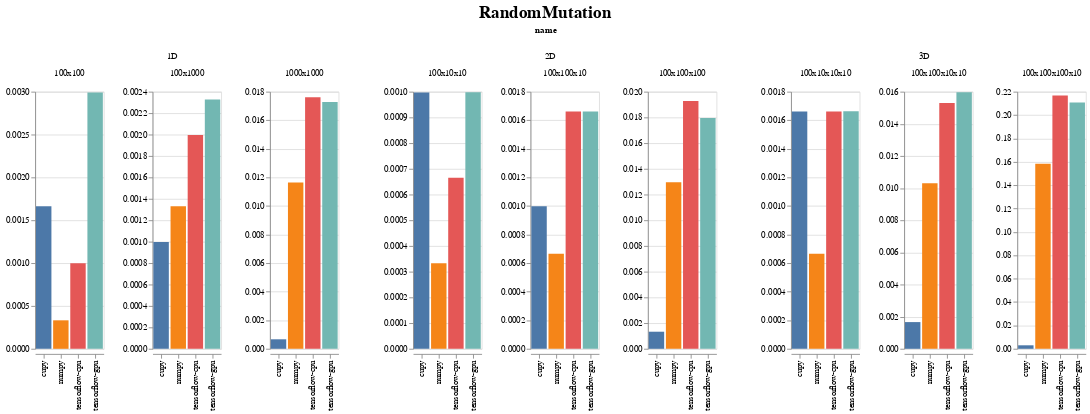

Here is the notebook cell this chart was saved with:
### Markdown cell above
# Evolution OPs

### Code cell
display_chart('RandomMutation')

### Figure 1 — Vega-Lite specification as saved in the notebook (floating-point values rounded to 4 significant figures)
{"config": {"view": {"continuousWidth": 400, "continuousHeight": 300}, "title": {"anchor": "middle", "fontSize": 20, "offset": 5, "orient": "top"}}, "data": {"name": "data-87141469ee6067c7ec2311aa26c59a95"}, "facet": {"column": {"type": "nominal", "field": "name"}}, "spec": {"mark": "bar", "encoding": {"color": {"type": "nominal", "field": "backend", "legend": null}, "column": {"type": "nominal", "field": "shape_str", "sort": {"field": "input_size", "order": "ascending"}, "title": ""}, "x": {"type": "nominal", "axis": {"title": ""}, "field": "backend"}, "y": {"type": "quantitative", "axis": {"title": ""}, "field": "avg_time", "sort": "-x"}}, "resolve": {"scale": {"y": "independent"}}, "title": ""}, "spacing": 50, "title": "RandomMutation", "$schema": "https://vega.github.io/schema/vega-lite/v4.0.2.json", "datasets": {"data-87141469ee6067c7ec2311aa26c59a95": [{"avg_time": 0.001662, "backend": "cupy", "evoflow_version": "0.4.1", "generations": 10, "group": "RandomMutation", "input_size": 10000, "max_time": 0.002992, "min_time": 0.0009971, "name": "1D", "num_runs": 3, "shape": [100, 100], "shape_str": "100x100", "std_time": 0.0009403, "system": {"os": {"name": "Windows", "version": "10.0.18362"}, "memory": {"unit": "MB", "used": 15815, "total": 65451}, "cpu": {"name": "Intel64 Family 6 Model 158 Stepping 10, GenuineIntel", "cores": 12, "freqency": 3696.0}, "python": {"numpy": "1.18.3", "tensorflow": {"visible_gpu": ["/physical_device:GPU:0"], "version": "2.2.0"}, "cupy": "7.2.0"}, "gpu": [{"memory": {"unit": "MB", "total": 11264, "used": 1475}, "temperature": {"unit": "C"}, "driver": "445.87", "index": "0", "name": "GeForce RTX 2080 Ti", "value": "60", "usage": "1"}]}, "test_name": "RandomMutation1D", "test_type": "OP", "ts": 1590167235}, {"avg_time": 0.002992, "backend": "tensorflow-gpu", "evoflow_version": "0.4.1", "generations": 10, "group": "RandomMutation", "input_size": 10000, "max_time": 0.007978, "min_time": 0.0, "name": "1D", "num_runs": 3, "shape": [100, 100], "shape_str": "100x100", "std_time": 0.003549, "system": {"os": {"name": "Windows", "version": "10.0.18362"}, "memory": {"unit": "MB", "used": 15765, "total": 65451}, "cpu": {"name": "Intel64 Family 6 Model 158 Stepping 10, GenuineIntel", "cores": 12, "freqency": 3696.0}, "python": {"numpy": "1.18.3", "tensorflow": {"visible_gpu": ["/physical_device:GPU:0"], "version": "2.2.0"}, "cupy": "7.2.0"}, "gpu": [{"memory": {"unit": "MB", "total": 11264, "used": 1471}, "temperature": {"unit": "C"}, "driver": "445.87", "index": "0", "name": "GeForce RTX 2080 Ti", "value": "58", "usage": "0"}]}, "test_name": "RandomMutation1D", "test_type": "OP", "ts": 1590167273}, {"avg_time": 0.0009973, "backend": "cupy", "evoflow_version": "0.4.1", "generations": 10, "group": "RandomMutation", "input_size": 10000, "max_time": 0.001995, "min_time": 0.0, "name": "2D", "num_runs": 3, "shape": [100, 10, 10], "shape_str": "100x10x10", "std_time": 0.0008143, "system": {"os": {"name": "Windows", "version": "10.0.18362"}, "memory": {"unit": "MB", "used": 15815, "total": 65451}, "cpu": {"name": "Intel64 Family 6 Model 158 Stepping 10, GenuineIntel", "cores": 12, "freqency": 3696.0}, "python": {"numpy": "1.18.3", "tensorflow": {"visible_gpu": ["/physical_device:GPU:0"], "version": "2.2.0"}, "cupy": "7.2.0"}, "gpu": [{"memory": {"unit": "MB", "total": 11264, "used": 1475}, "temperature": {"unit": "C"}, "driver": "445.87", "index": "0", "name": "GeForce RTX 2080 Ti", "value": "60", "usage": "1"}]}, "test_name": "RandomMutation2D", "test_type": "OP", "ts": 1590167235}, {"avg_time": 0.0006649, "backend": "tensorflow-cpu", "evoflow_version": "0.4.1", "generations": 10, "group": "RandomMutation", "input_size": 10000, "max_time": 0.0009973, "min_time": 0.0, "name": "2D", "num_runs": 3, "shape": [100, 10, 10], "shape_str": "100x10x10", "std_time": 0.0004701, "system": {"os": {"name": "Windows", "version": "10.0.18362"}, "memory": {"unit": "MB", "used": 15807, "total": 65451}, "cpu": {"name": "Intel64 Family 6 Model 158 Stepping 10, GenuineIntel", "cores": 12, "freqency": 3696.0}, "python": {"numpy": "1.18.3", "tensorflow": {"visible_gpu": [], "version": "2.2.0"}, "cupy": "7.2.0"}, "gpu": []}, "test_name": "RandomMutation2D", "test_type": "OP", "ts": 1590167261}, {"avg_time": 0.0009971, "backend": "tensorflow-cpu", "evoflow_version": "0.4.1", "generations": 10, "group": "RandomMutation", "input_size": 10000, "max_time": 0.0009973, "min_time": 0.0009971, "name": "1D", "num_runs": 3, "shape": [100, 100], "shape_str": "100x100", "std_time": 1.124e-07, "system": {"os": {"name": "Windows", "version": "10.0.18362"}, "memory": {"unit": "MB", "used": 15807, "total": 65451}, "cpu": {"name": "Intel64 Family 6 Model 158 Stepping 10, GenuineIntel", "cores": 12, "freqency": 3696.0}, "python": {"numpy": "1.18.3", "tensorflow": {"visible_gpu": [], "version": "2.2.0"}, "cupy": "7.2.0"}, "gpu": []}, "test_name": "RandomMutation1D", "test_type": "OP", "ts": 1590167261}, {"avg_time": 0.0003324, "backend": "numpy", "evoflow_version": "0.4.1", "generations": 10, "group": "RandomMutation", "input_size": 10000, "max_time": 0.0009971, "min_time": 0.0, "name": "1D", "num_runs": 3, "shape": [100, 100], "shape_str": "100x100", "std_time": 0.00047, "system": {"os": {"name": "Windows", "version": "10.0.18362"}, "memory": {"unit": "MB", "used": 15771, "total": 65451}, "cpu": {"name": "Intel64 Family 6 Model 158 Stepping 10, GenuineIntel", "cores": 12, "freqency": 3696.0}, "python": {"numpy": "1.18.3", "tensorflow": {"visible_gpu": ["/physical_device:GPU:0"], "version": "2.2.0"}, "cupy": "7.2.0"}, "gpu": []}, "test_name": "RandomMutation1D", "test_type": "OP", "ts": 1590167246}, {"avg_time": 0.0009974, "backend": "tensorflow-gpu", "evoflow_version": "0.4.1", "generations": 10, "group": "RandomMutation", "input_size": 10000, "max_time": 0.0009975, "min_time": 0.0009973, "name": "2D", "num_runs": 3, "shape": [100, 10, 10], "shape_str": "100x10x10", "std_time": 1.124e-07, "system": {"os": {"name": "Windows", "version": "10.0.18362"}, "memory": {"unit": "MB", "used": 15765, "total": 65451}, "cpu": {"name": "Intel64 Family 6 Model 158 Stepping 10, GenuineIntel", "cores": 12, "freqency": 3696.0}, "python": {"numpy": "1.18.3", "tensorflow": {"visible_gpu": ["/physical_device:GPU:0"], "version": "2.2.0"}, "cupy": "7.2.0"}, "gpu": [{"memory": {"unit": "MB", "total": 11264, "used": 1471}, "temperature": {"unit": "C"}, "driver": "445.87", "index": "0", "name": "GeForce RTX 2080 Ti", "value": "58", "usage": "0"}]}, "test_name": "RandomMutation2D", "test_type": "OP", "ts": 1590167273}, {"avg_time": 0.0003324, "backend": "numpy", "evoflow_version": "0.4.1", "generations": 10, "group": "RandomMutation", "input_size": 10000, "max_time": 0.0009973, "min_time": 0.0, "name": "2D", "num_runs": 3, "shape": [100, 10, 10], "shape_str": "100x10x10", "std_time": 0.0004701, "system": {"os": {"name": "Windows", "version": "10.0.18362"}, "memory": {"unit": "MB", "used": 15771, "total": 65451}, "cpu": {"name": "Intel64 Family 6 Model 158 Stepping 10, GenuineIntel", "cores": 12, "freqency": 3696.0}, "python": {"numpy": "1.18.3", "tensorflow": {"visible_gpu": ["/physical_device:GPU:0"], "version": "2.2.0"}, "cupy": "7.2.0"}, "gpu": []}, "test_name": "RandomMutation2D", "test_type": "OP", "ts": 1590167246}, {"avg_time": 0.002327, "backend": "tensorflow-gpu", "evoflow_version": "0.4.1", "generations": 10, "group": "RandomMutation", "input_size": 100000, "max_time": 0.002992, "min_time": 0.001995, "name": "1D", "num_runs": 3, "shape": [100, 1000], "shape_str": "100x1000", "std_time": 0.0004701, "system": {"os": {"name": "Windows", "version": "10.0.18362"}, "memory": {"unit": "MB", "used": 15765, "total": 65451}, "cpu": {"name": "Intel64 Family 6 Model 158 Stepping 10, GenuineIntel", "cores": 12, "freqency": 3696.0}, "python": {"numpy": "1.18.3", "tensorflow": {"visible_gpu": ["/physical_device:GPU:0"], "version": "2.2.0"}, "cupy": "7.2.0"}, "gpu": [{"memory": {"unit": "MB", "total": 11264, "used": 1471}, "temperature": {"unit": "C"}, "driver": "445.87", "index": "0", "name": "GeForce RTX 2080 Ti", "value": "58", "usage": "0"}]}, "test_name": "RandomMutation1D", "test_type": "OP", "ts": 1590167273}, {"avg_time": 0.001662, "backend": "tensorflow-cpu", "evoflow_version": "0.4.1", "generations": 10, "group": "RandomMutation", "input_size": 100000, "max_time": 0.001995, "min_time": 0.0009973, "name": "3D", "num_runs": 3, "shape": [100, 10, 10, 10], "shape_str": "100x10x10x10", "std_time": 0.0004701, "system": {"os": {"name": "Windows", "version": "10.0.18362"}, "memory": {"unit": "MB", "used": 15807, "total": 65451}, "cpu": {"name": "Intel64 Family 6 Model 158 Stepping 10, GenuineIntel", "cores": 12, "freqency": 3696.0}, "python": {"numpy": "1.18.3", "tensorflow": {"visible_gpu": [], "version": "2.2.0"}, "cupy": "7.2.0"}, "gpu": []}, "test_name": "RandomMutation3D", "test_type": "OP", "ts": 1590167261}, {"avg_time": 0.001662, "backend": "tensorflow-cpu", "evoflow_version": "0.4.1", "generations": 10, "group": "RandomMutation", "input_size": 100000, "max_time": 0.001995, "min_time": 0.0009973, "name": "2D", "num_runs": 3, "shape": [100, 100, 10], "shape_str": "100x100x10", "std_time": 0.0004701, "system": {"os": {"name": "Windows", "version": "10.0.18362"}, "memory": {"unit": "MB", "used": 15807, "total": 65451}, "cpu": {"name": "Intel64 Family 6 Model 158 Stepping 10, GenuineIntel", "cores": 12, "freqency": 3696.0}, "python": {"numpy": "1.18.3", "tensorflow": {"visible_gpu": [], "version": "2.2.0"}, "cupy": "7.2.0"}, "gpu": []}, "test_name": "RandomMutation2D", "test_type": "OP", "ts": 1590167261}, {"avg_time": 0.001995, "backend": "tensorflow-cpu", "evoflow_version": "0.4.1", "generations": 10, "group": "RandomMutation", "input_size": 100000, "max_time": 0.001995, "min_time": 0.001995, "name": "1D", "num_runs": 3, "shape": [100, 1000], "shape_str": "100x1000", "std_time": 1.124e-07, "system": {"os": {"name": "Windows", "version": "10.0.18362"}, "memory": {"unit": "MB", "used": 15807, "total": 65451}, "cpu": {"name": "Intel64 Family 6 Model 158 Stepping 10, GenuineIntel", "cores": 12, "freqency": 3696.0}, "python": {"numpy": "1.18.3", "tensorflow": {"visible_gpu": [], "version": "2.2.0"}, "cupy": "7.2.0"}, "gpu": []}, "test_name": "RandomMutation1D", "test_type": "OP", "ts": 1590167261}, {"avg_time": 0.0006649, "backend": "numpy", "evoflow_version": "0.4.1", "generations": 10, "group": "RandomMutation", "input_size": 100000, "max_time": 0.0009978, "min_time": 0.0, "name": "2D", "num_runs": 3, "shape": [100, 100, 10], "shape_str": "100x100x10", "std_time": 0.0004702, "system": {"os": {"name": "Windows", "version": "10.0.18362"}, "memory": {"unit": "MB", "used": 15771, "total": 65451}, "cpu": {"name": "Intel64 Family 6 Model 158 Stepping 10, GenuineIntel", "cores": 12, "freqency": 3696.0}, "python": {"numpy": "1.18.3", "tensorflow": {"visible_gpu": ["/physical_device:GPU:0"], "version": "2.2.0"}, "cupy": "7.2.0"}, "gpu": []}, "test_name": "RandomMutation2D", "test_type": "OP", "ts": 1590167246}, {"avg_time": 0.0006649, "backend": "numpy", "evoflow_version": "0.4.1", "generations": 10, "group": "RandomMutation", "input_size": 100000, "max_time": 0.0009975, "min_time": 0.0, "name": "3D", "num_runs": 3, "shape": [100, 10, 10, 10], "shape_str": "100x10x10x10", "std_time": 0.0004702, "system": {"os": {"name": "Windows", "version": "10.0.18362"}, "memory": {"unit": "MB", "used": 15771, "total": 65451}, "cpu": {"name": "Intel64 Family 6 Model 158 Stepping 10, GenuineIntel", "cores": 12, "freqency": 3696.0}, "python": {"numpy": "1.18.3", "tensorflow": {"visible_gpu": ["/physical_device:GPU:0"], "version": "2.2.0"}, "cupy": "7.2.0"}, "gpu": []}, "test_name": "RandomMutation3D", "test_type": "OP", "ts": 1590167246}, {"avg_time": 0.001662, "backend": "tensorflow-gpu", "evoflow_version": "0.4.1", "generations": 10, "group": "RandomMutation", "input_size": 100000, "max_time": 0.001995, "min_time": 0.0009971, "name": "2D", "num_runs": 3, "shape": [100, 100, 10], "shape_str": "100x100x10", "std_time": 0.0004702, "system": {"os": {"name": "Windows", "version": "10.0.18362"}, "memory": {"unit": "MB", "used": 15765, "total": 65451}, "cpu": {"name": "Intel64 Family 6 Model 158 Stepping 10, GenuineIntel", "cores": 12, "freqency": 3696.0}, "python": {"numpy": "1.18.3", "tensorflow": {"visible_gpu": ["/physical_device:GPU:0"], "version": "2.2.0"}, "cupy": "7.2.0"}, "gpu": [{"memory": {"unit": "MB", "total": 11264, "used": 1471}, "temperature": {"unit": "C"}, "driver": "445.87", "index": "0", "name": "GeForce RTX 2080 Ti", "value": "58", "usage": "0"}]}, "test_name": "RandomMutation2D", "test_type": "OP", "ts": 1590167273}, {"avg_time": 0.00133, "backend": "numpy", "evoflow_version": "0.4.1", "generations": 10, "group": "RandomMutation", "input_size": 100000, "max_time": 0.001995, "min_time": 0.0009971, "name": "1D", "num_runs": 3, "shape": [100, 1000], "shape_str": "100x1000", "std_time": 0.0004701, "system": {"os": {"name": "Windows", "version": "10.0.18362"}, "memory": {"unit": "MB", "used": 15771, "total": 65451}, "cpu": {"name": "Intel64 Family 6 Model 158 Stepping 10, GenuineIntel", "cores": 12, "freqency": 3696.0}, "python": {"numpy": "1.18.3", "tensorflow": {"visible_gpu": ["/physical_device:GPU:0"], "version": "2.2.0"}, "cupy": "7.2.0"}, "gpu": []}, "test_name": "RandomMutation1D", "test_type": "OP", "ts": 1590167246}, {"avg_time": 0.0009974, "backend": "cupy", "evoflow_version": "0.4.1", "generations": 10, "group": "RandomMutation", "input_size": 100000, "max_time": 0.000998, "min_time": 0.0009971, "name": "1D", "num_runs": 3, "shape": [100, 1000], "shape_str": "100x1000", "std_time": 4.496e-07, "system": {"os": {"name": "Windows", "version": "10.0.18362"}, "memory": {"unit": "MB", "used": 15815, "total": 65451}, "cpu": {"name": "Intel64 Family 6 Model 158 Stepping 10, GenuineIntel", "cores": 12, "freqency": 3696.0}, "python": {"numpy": "1.18.3", "tensorflow": {"visible_gpu": ["/physical_device:GPU:0"], "version": "2.2.0"}, "cupy": "7.2.0"}, "gpu": [{"memory": {"unit": "MB", "total": 11264, "used": 1475}, "temperature": {"unit": "C"}, "driver": "445.87", "index": "0", "name": "GeForce RTX 2080 Ti", "value": "60", "usage": "1"}]}, "test_name": "RandomMutation1D", "test_type": "OP", "ts": 1590167235}, {"avg_time": 0.001662, "backend": "tensorflow-gpu", "evoflow_version": "0.4.1", "generations": 10, "group": "RandomMutation", "input_size": 100000, "max_time": 0.001995, "min_time": 0.0009975, "name": "3D", "num_runs": 3, "shape": [100, 10, 10, 10], "shape_str": "100x10x10x10", "std_time": 0.0004701, "system": {"os": {"name": "Windows", "version": "10.0.18362"}, "memory": {"unit": "MB", "used": 15765, "total": 65451}, "cpu": {"name": "Intel64 Family 6 Model 158 Stepping 10, GenuineIntel", "cores": 12, "freqency": 3696.0}, "python": {"numpy": "1.18.3", "tensorflow": {"visible_gpu": ["/physical_device:GPU:0"], "version": "2.2.0"}, "cupy": "7.2.0"}, "gpu": [{"memory": {"unit": "MB", "total": 11264, "used": 1471}, "temperature": {"unit": "C"}, "driver": "445.87", "index": "0", "name": "GeForce RTX 2080 Ti", "value": "58", "usage": "0"}]}, "test_name": "RandomMutation3D", "test_type": "OP", "ts": 1590167273}, {"avg_time": 0.001662, "backend": "cupy", "evoflow_version": "0.4.1", "generations": 10, "group": "RandomMutation", "input_size": 100000, "max_time": 0.001995, "min_time": 0.0009971, "name": "3D", "num_runs": 3, "shape": [100, 10, 10, 10], "shape_str": "100x10x10x10", "std_time": 0.0004703, "system": {"os": {"name": "Windows", "version": "10.0.18362"}, "memory": {"unit": "MB", "used": 15815, "total": 65451}, "cpu": {"name": "Intel64 Family 6 Model 158 Stepping 10, GenuineIntel", "cores": 12, "freqency": 3696.0}, "python": {"numpy": "1.18.3", "tensorflow": {"visible_gpu": ["/physical_device:GPU:0"], "version": "2.2.0"}, "cupy": "7.2.0"}, "gpu": [{"memory": {"unit": "MB", "total": 11264, "used": 1475}, "temperature": {"unit": "C"}, "driver": "445.87", "index": "0", "name": "GeForce RTX 2080 Ti", "value": "60", "usage": "1"}]}, "test_name": "RandomMutation3D", "test_type": "OP", "ts": 1590167235}, {"avg_time": 0.0009974, "backend": "cupy", "evoflow_version": "0.4.1", "generations": 10, "group": "RandomMutation", "input_size": 100000, "max_time": 0.0009975, "min_time": 0.0009971, "name": "2D", "num_runs": 3, "shape": [100, 100, 10], "shape_str": "100x100x10", "std_time": 2.248e-07, "system": {"os": {"name": "Windows", "version": "10.0.18362"}, "memory": {"unit": "MB", "used": 15815, "total": 65451}, "cpu": {"name": "Intel64 Family 6 Model 158 Stepping 10, GenuineIntel", "cores": 12, "freqency": 3696.0}, "python": {"numpy": "1.18.3", "tensorflow": {"visible_gpu": ["/physical_device:GPU:0"], "version": "2.2.0"}, "cupy": "7.2.0"}, "gpu": [{"memory": {"unit": "MB", "total": 11264, "used": 1475}, "temperature": {"unit": "C"}, "driver": "445.87", "index": "0", "name": "GeForce RTX 2080 Ti", "value": "60", "usage": "1"}]}, "test_name": "RandomMutation2D", "test_type": "OP", "ts": 1590167235}, {"avg_time": 0.01729, "backend": "tensorflow-gpu", "evoflow_version": "0.4.1", "generations": 10, "group": "RandomMutation", "input_size": 1000000, "max_time": 0.01795, "min_time": 0.01695, "name": "1D", "num_runs": 3, "shape": [1000, 1000], "shape_str": "1000x1000", "std_time": 0.0004702, "system": {"os": {"name": "Windows", "version": "10.0.18362"}, "memory": {"unit": "MB", "used": 15765, "total": 65451}, "cpu": {"name": "Intel64 Family 6 Model 158 Stepping 10, GenuineIntel", "cores": 12, "freqency": 3696.0}, "python": {"numpy": "1.18.3", "tensorflow": {"visible_gpu": ["/physical_device:GPU:0"], "version": "2.2.0"}, "cupy": "7.2.0"}, "gpu": [{"memory": {"unit": "MB", "total": 11264, "used": 1471}, "temperature": {"unit": "C"}, "driver": "445.87", "index": "0", "name": "GeForce RTX 2080 Ti", "value": "58", "usage": "0"}]}, "test_name": "RandomMutation1D", "test_type": "OP", "ts": 1590167273}, {"avg_time": 0.0006649, "backend": "cupy", "evoflow_version": "0.4.1", "generations": 10, "group": "RandomMutation", "input_size": 1000000, "max_time": 0.0009975, "min_time": 0.0, "name": "1D", "num_runs": 3, "shape": [1000, 1000], "shape_str": "1000x1000", "std_time": 0.0004702, "system": {"os": {"name": "Windows", "version": "10.0.18362"}, "memory": {"unit": "MB", "used": 15815, "total": 65451}, "cpu": {"name": "Intel64 Family 6 Model 158 Stepping 10, GenuineIntel", "cores": 12, "freqency": 3696.0}, "python": {"numpy": "1.18.3", "tensorflow": {"visible_gpu": ["/physical_device:GPU:0"], "version": "2.2.0"}, "cupy": "7.2.0"}, "gpu": [{"memory": {"unit": "MB", "total": 11264, "used": 1475}, "temperature": {"unit": "C"}, "driver": "445.87", "index": "0", "name": "GeForce RTX 2080 Ti", "value": "60", "usage": "1"}]}, "test_name": "RandomMutation1D", "test_type": "OP", "ts": 1590167235}, {"avg_time": 0.01795, "backend": "tensorflow-gpu", "evoflow_version": "0.4.1", "generations": 10, "group": "RandomMutation", "input_size": 1000000, "max_time": 0.01895, "min_time": 0.01696, "name": "2D", "num_runs": 3, "shape": [100, 100, 100], "shape_str": "100x100x100", "std_time": 0.0008138, "system": {"os": {"name": "Windows", "version": "10.0.18362"}, "memory": {"unit": "MB", "used": 15765, "total": 65451}, "cpu": {"name": "Intel64 Family 6 Model 158 Stepping 10, GenuineIntel", "cores": 12, "freqency": 3696.0}, "python": {"numpy": "1.18.3", "tensorflow": {"visible_gpu": ["/physical_device:GPU:0"], "version": "2.2.0"}, "cupy": "7.2.0"}, "gpu": [{"memory": {"unit": "MB", "total": 11264, "used": 1471}, "temperature": {"unit": "C"}, "driver": "445.87", "index": "0", "name": "GeForce RTX 2080 Ti", "value": "58", "usage": "0"}]}, "test_name": "RandomMutation2D", "test_type": "OP", "ts": 1590167273}, {"avg_time": 0.01529, "backend": "tensorflow-cpu", "evoflow_version": "0.4.1", "generations": 10, "group": "RandomMutation", "input_size": 1000000, "max_time": 0.01596, "min_time": 0.01396, "name": "3D", "num_runs": 3, "shape": [100, 100, 10, 10], "shape_str": "100x100x10x10", "std_time": 0.0009402, "system": {"os": {"name": "Windows", "version": "10.0.18362"}, "memory": {"unit": "MB", "used": 15807, "total": 65451}, "cpu": {"name": "Intel64 Family 6 Model 158 Stepping 10, GenuineIntel", "cores": 12, "freqency": 3696.0}, "python": {"numpy": "1.18.3", "tensorflow": {"visible_gpu": [], "version": "2.2.0"}, "cupy": "7.2.0"}, "gpu": []}, "test_name": "RandomMutation3D", "test_type": "OP", "ts": 1590167261}, {"avg_time": 0.01297, "backend": "numpy", "evoflow_version": "0.4.1", "generations": 10, "group": "RandomMutation", "input_size": 1000000, "max_time": 0.01297, "min_time": 0.01296, "name": "2D", "num_runs": 3, "shape": [100, 100, 100], "shape_str": "100x100x100", "std_time": 1.947e-07, "system": {"os": {"name": "Windows", "version": "10.0.18362"}, "memory": {"unit": "MB", "used": 15771, "total": 65451}, "cpu": {"name": "Intel64 Family 6 Model 158 Stepping 10, GenuineIntel", "cores": 12, "freqency": 3696.0}, "python": {"numpy": "1.18.3", "tensorflow": {"visible_gpu": ["/physical_device:GPU:0"], "version": "2.2.0"}, "cupy": "7.2.0"}, "gpu": []}, "test_name": "RandomMutation2D", "test_type": "OP", "ts": 1590167246}, {"avg_time": 0.01164, "backend": "numpy", "evoflow_version": "0.4.1", "generations": 10, "group": "RandomMutation", "input_size": 1000000, "max_time": 0.01197, "min_time": 0.01097, "name": "1D", "num_runs": 3, "shape": [1000, 1000], "shape_str": "1000x1000", "std_time": 0.0004702, "system": {"os": {"name": "Windows", "version": "10.0.18362"}, "memory": {"unit": "MB", "used": 15771, "total": 65451}, "cpu": {"name": "Intel64 Family 6 Model 158 Stepping 10, GenuineIntel", "cores": 12, "freqency": 3696.0}, "python": {"numpy": "1.18.3", "tensorflow": {"visible_gpu": ["/physical_device:GPU:0"], "version": "2.2.0"}, "cupy": "7.2.0"}, "gpu": []}, "test_name": "RandomMutation1D", "test_type": "OP", "ts": 1590167246}, {"avg_time": 0.01762, "backend": "tensorflow-cpu", "evoflow_version": "0.4.1", "generations": 10, "group": "RandomMutation", "input_size": 1000000, "max_time": 0.01795, "min_time": 0.01695, "name": "1D", "num_runs": 3, "shape": [1000, 1000], "shape_str": "1000x1000", "std_time": 0.0004701, "system": {"os": {"name": "Windows", "version": "10.0.18362"}, "memory": {"unit": "MB", "used": 15807, "total": 65451}, "cpu": {"name": "Intel64 Family 6 Model 158 Stepping 10, GenuineIntel", "cores": 12, "freqency": 3696.0}, "python": {"numpy": "1.18.3", "tensorflow": {"visible_gpu": [], "version": "2.2.0"}, "cupy": "7.2.0"}, "gpu": []}, "test_name": "RandomMutation1D", "test_type": "OP", "ts": 1590167261}, {"avg_time": 0.001662, "backend": "cupy", "evoflow_version": "0.4.1", "generations": 10, "group": "RandomMutation", "input_size": 1000000, "max_time": 0.001994, "min_time": 0.0009978, "name": "3D", "num_runs": 3, "shape": [100, 100, 10, 10], "shape_str": "100x100x10x10", "std_time": 0.0004698, "system": {"os": {"name": "Windows", "version": "10.0.18362"}, "memory": {"unit": "MB", "used": 15815, "total": 65451}, "cpu": {"name": "Intel64 Family 6 Model 158 Stepping 10, GenuineIntel", "cores": 12, "freqency": 3696.0}, "python": {"numpy": "1.18.3", "tensorflow": {"visible_gpu": ["/physical_device:GPU:0"], "version": "2.2.0"}, "cupy": "7.2.0"}, "gpu": [{"memory": {"unit": "MB", "total": 11264, "used": 1475}, "temperature": {"unit": "C"}, "driver": "445.87", "index": "0", "name": "GeForce RTX 2080 Ti", "value": "60", "usage": "1"}]}, "test_name": "RandomMutation3D", "test_type": "OP", "ts": 1590167235}, {"avg_time": 0.01597, "backend": "tensorflow-gpu", "evoflow_version": "0.4.1", "generations": 10, "group": "RandomMutation", "input_size": 1000000, "max_time": 0.01695, "min_time": 0.01498, "name": "3D", "num_runs": 3, "shape": [100, 100, 10, 10], "shape_str": "100x100x10x10", "std_time": 0.0008045, "system": {"os": {"name": "Windows", "version": "10.0.18362"}, "memory": {"unit": "MB", "used": 15765, "total": 65451}, "cpu": {"name": "Intel64 Family 6 Model 158 Stepping 10, GenuineIntel", "cores": 12, "freqency": 3696.0}, "python": {"numpy": "1.18.3", "tensorflow": {"visible_gpu": ["/physical_device:GPU:0"], "version": "2.2.0"}, "cupy": "7.2.0"}, "gpu": [{"memory": {"unit": "MB", "total": 11264, "used": 1471}, "temperature": {"unit": "C"}, "driver": "445.87", "index": "0", "name": "GeForce RTX 2080 Ti", "value": "58", "usage": "0"}]}, "test_name": "RandomMutation3D", "test_type": "OP", "ts": 1590167273}, {"avg_time": 0.01031, "backend": "numpy", "evoflow_version": "0.4.1", "generations": 10, "group": "RandomMutation", "input_size": 1000000, "max_time": 0.01097, "min_time": 0.009973, "name": "3D", "num_runs": 3, "shape": [100, 100, 10, 10], "shape_str": "100x100x10x10", "std_time": 0.0004702, "system": {"os": {"name": "Windows", "version": "10.0.18362"}, "memory": {"unit": "MB", "used": 15771, "total": 65451}, "cpu": {"name": "Intel64 Family 6 Model 158 Stepping 10, GenuineIntel", "cores": 12, "freqency": 3696.0}, "python": {"numpy": "1.18.3", "tensorflow": {"visible_gpu": ["/physical_device:GPU:0"], "version": "2.2.0"}, "cupy": "7.2.0"}, "gpu": []}, "test_name": "RandomMutation3D", "test_type": "OP", "ts": 1590167246}, {"avg_time": 0.01928, "backend": "tensorflow-cpu", "evoflow_version": "0.4.1", "generations": 10, "group": "RandomMutation", "input_size": 1000000, "max_time": 0.01998, "min_time": 0.01892, "name": "2D", "num_runs": 3, "shape": [100, 100, 100], "shape_str": "100x100x100", "std_time": 0.0004903, "system": {"os": {"name": "Windows", "version": "10.0.18362"}, "memory": {"unit": "MB", "used": 15807, "total": 65451}, "cpu": {"name": "Intel64 Family 6 Model 158 Stepping 10, GenuineIntel", "cores": 12, "freqency": 3696.0}, "python": {"numpy": "1.18.3", "tensorflow": {"visible_gpu": [], "version": "2.2.0"}, "cupy": "7.2.0"}, "gpu": []}, "test_name": "RandomMutation2D", "test_type": "OP", "ts": 1590167261}, {"avg_time": 0.00133, "backend": "cupy", "evoflow_version": "0.4.1", "generations": 10, "group": "RandomMutation", "input_size": 1000000, "max_time": 0.001995, "min_time": 0.0009971, "name": "2D", "num_runs": 3, "shape": [100, 100, 100], "shape_str": "100x100x100", "std_time": 0.0004702, "system": {"os": {"name": "Windows", "version": "10.0.18362"}, "memory": {"unit": "MB", "used": 15815, "total": 65451}, "cpu": {"name": "Intel64 Family 6 Model 158 Stepping 10, GenuineIntel", "cores": 12, "freqency": 3696.0}, "python": {"numpy": "1.18.3", "tensorflow": {"visible_gpu": ["/physical_device:GPU:0"], "version": "2.2.0"}, "cupy": "7.2.0"}, "gpu": [{"memory": {"unit": "MB", "total": 11264, "used": 1475}, "temperature": {"unit": "C"}, "driver": "445.87", "index": "0", "name": "GeForce RTX 2080 Ti", "value": "60", "usage": "1"}]}, "test_name": "RandomMutation2D", "test_type": "OP", "ts": 1590167235}, {"avg_time": 0.1582, "backend": "numpy", "evoflow_version": "0.4.1", "generations": 10, "group": "RandomMutation", "input_size": 10000000, "max_time": 0.1616, "min_time": 0.1546, "name": "3D", "num_runs": 3, "shape": [100, 100, 100, 10], "shape_str": "100x100x100x10", "std_time": 0.00286, "system": {"os": {"name": "Windows", "version": "10.0.18362"}, "memory": {"unit": "MB", "used": 15771, "total": 65451}, "cpu": {"name": "Intel64 Family 6 Model 158 Stepping 10, GenuineIntel", "cores": 12, "freqency": 3696.0}, "python": {"numpy": "1.18.3", "tensorflow": {"visible_gpu": ["/physical_device:GPU:0"], "version": "2.2.0"}, "cupy": "7.2.0"}, "gpu": []}, "test_name": "RandomMutation3D", "test_type": "OP", "ts": 1590167246}, {"avg_time": 0.002992, "backend": "cupy", "evoflow_version": "0.4.1", "generations": 10, "group": "RandomMutation", "input_size": 10000000, "max_time": 0.002992, "min_time": 0.002992, "name": "3D", "num_runs": 3, "shape": [100, 100, 100, 10], "shape_str": "100x100x100x10", "std_time": 0.0, "system": {"os": {"name": "Windows", "version": "10.0.18362"}, "memory": {"unit": "MB", "used": 15815, "total": 65451}, "cpu": {"name": "Intel64 Family 6 Model 158 Stepping 10, GenuineIntel", "cores": 12, "freqency": 3696.0}, "python": {"numpy": "1.18.3", "tensorflow": {"visible_gpu": ["/physical_device:GPU:0"], "version": "2.2.0"}, "cupy": "7.2.0"}, "gpu": [{"memory": {"unit": "MB", "total": 11264, "used": 1475}, "temperature": {"unit": "C"}, "driver": "445.87", "index": "0", "name": "GeForce RTX 2080 Ti", "value": "60", "usage": "1"}]}, "test_name": "RandomMutation3D", "test_type": "OP", "ts": 1590167235}, {"avg_time": 0.2168, "backend": "tensorflow-cpu", "evoflow_version": "0.4.1", "generations": 10, "group": "RandomMutation", "input_size": 10000000, "max_time": 0.2274, "min_time": 0.2084, "name": "3D", "num_runs": 3, "shape": [100, 100, 100, 10], "shape_str": "100x100x100x10", "std_time": 0.007909, "system": {"os": {"name": "Windows", "version": "10.0.18362"}, "memory": {"unit": "MB", "used": 15807, "total": 65451}, "cpu": {"name": "Intel64 Family 6 Model 158 Stepping 10, GenuineIntel", "cores": 12, "freqency": 3696.0}, "python": {"numpy": "1.18.3", "tensorflow": {"visible_gpu": [], "version": "2.2.0"}, "cupy": "7.2.0"}, "gpu": []}, "test_name": "RandomMutation3D", "test_type": "OP", "ts": 1590167261}, {"avg_time": 0.2108, "backend": "tensorflow-gpu", "evoflow_version": "0.4.1", "generations": 10, "group": "RandomMutation", "input_size": 10000000, "max_time": 0.2214, "min_time": 0.1955, "name": "3D", "num_runs": 3, "shape": [100, 100, 100, 10], "shape_str": "100x100x100x10", "std_time": 0.01109, "system": {"os": {"name": "Windows", "version": "10.0.18362"}, "memory": {"unit": "MB", "used": 15765, "total": 65451}, "cpu": {"name": "Intel64 Family 6 Model 158 Stepping 10, GenuineIntel", "cores": 12, "freqency": 3696.0}, "python": {"numpy": "1.18.3", "tensorflow": {"visible_gpu": ["/physical_device:GPU:0"], "version": "2.2.0"}, "cupy": "7.2.0"}, "gpu": [{"memory": {"unit": "MB", "total": 11264, "used": 1471}, "temperature": {"unit": "C"}, "driver": "445.87", "index": "0", "name": "GeForce RTX 2080 Ti", "value": "58", "usage": "0"}]}, "test_name": "RandomMutation3D", "test_type": "OP", "ts": 1590167273}]}}
